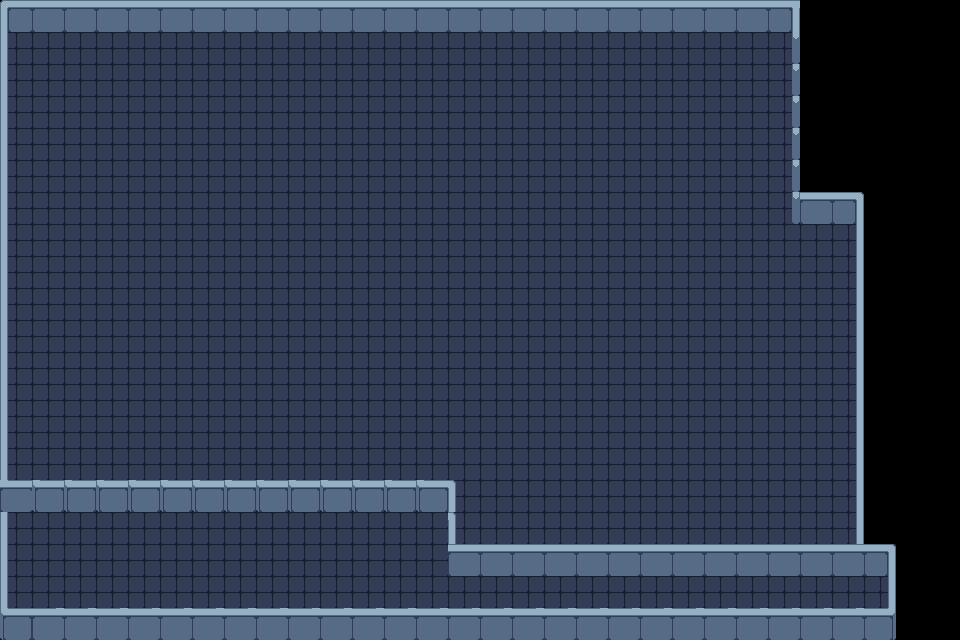

Tiled map render using the project's own tile images. Description and the whole map definition, tile-layer contents included, below:
An orthogonal 30x20 tile map with 32x32 px tiles, 2 tile layers (Floors, Walls).

<map version="1.10" tiledversion="1.11.2" orientation="orthogonal" renderorder="right-down" width="30" height="20" tilewidth="32" tileheight="32" infinite="0" nextlayerid="3" nextobjectid="1">
 <tileset firstgid="1" source="raw/map_00_tileset.tsx" />
 <layer id="2" name="Floors" width="30" height="20">
  <data encoding="csv">
0,0,0,0,0,0,0,0,0,0,0,0,0,0,0,0,0,0,0,0,0,0,0,0,0,0,0,0,0,0,
71,71,71,71,71,71,71,71,71,71,71,71,71,71,71,71,71,71,71,71,71,71,71,71,71,0,0,0,0,0,
71,71,71,71,71,71,71,71,71,71,71,71,71,71,71,71,71,71,71,71,71,71,71,71,71,0,0,0,0,0,
71,71,71,71,71,71,71,71,71,71,71,71,71,71,71,71,71,71,71,71,71,71,71,71,71,0,0,0,0,0,
71,71,71,71,71,71,71,71,71,71,71,71,71,71,71,71,71,71,71,71,71,71,71,71,71,0,0,0,0,0,
71,71,71,71,71,71,71,71,71,71,71,71,71,71,71,71,71,71,71,71,71,71,71,71,71,0,0,0,0,0,
71,71,71,71,71,71,71,71,71,71,71,71,71,71,71,71,71,71,71,71,71,71,71,71,71,0,0,0,0,0,
71,71,71,71,71,71,71,71,71,71,71,71,71,71,71,71,71,71,71,71,71,71,71,71,71,71,71,0,0,0,
71,71,71,71,71,71,71,71,71,71,71,71,71,71,71,71,71,71,71,71,71,71,71,71,71,71,71,0,0,0,
71,71,71,71,71,71,71,71,71,71,71,71,71,71,71,71,71,71,71,71,71,71,71,71,71,71,71,0,0,0,
71,71,71,71,71,71,71,71,71,71,71,71,71,71,71,71,71,71,71,71,71,71,71,71,71,71,71,0,0,0,
71,71,71,71,71,71,71,71,71,71,71,71,71,71,71,71,71,71,71,71,71,71,71,71,71,71,71,0,0,0,
71,71,71,71,71,71,71,71,71,71,71,71,71,71,71,71,71,71,71,71,71,71,71,71,71,71,71,0,0,0,
71,71,71,71,71,71,71,71,71,71,71,71,71,71,71,71,71,71,71,71,71,71,71,71,71,71,71,0,0,0,
71,71,71,71,71,71,71,71,71,71,71,71,71,71,71,71,71,71,71,71,71,71,71,71,71,71,71,0,0,0,
71,71,71,71,71,71,71,71,71,71,71,71,71,71,71,71,71,71,71,71,71,71,71,71,71,71,71,0,0,0,
71,71,71,71,71,71,71,71,71,71,71,71,71,71,71,71,71,71,71,71,71,71,71,71,71,71,71,0,0,0,
71,71,71,71,71,71,71,71,71,71,71,71,71,71,71,71,71,71,71,71,71,71,71,71,71,71,71,71,0,0,
71,71,71,71,71,71,71,71,71,71,71,71,71,71,71,71,71,71,71,71,71,71,71,71,71,71,71,71,0,0,
71,71,71,71,71,71,71,71,71,71,71,71,71,71,71,71,71,71,71,71,71,71,71,71,71,71,71,71,0,0
</data>
 </layer>
 <layer id="1" name="Walls" width="30" height="20">
  <data encoding="csv">
39,6,6,6,6,6,6,6,6,6,6,6,6,6,6,6,6,6,6,6,6,6,6,6,7,0,0,0,0,0,
76,0,0,0,0,0,0,0,0,0,0,0,0,0,0,0,0,0,0,0,0,0,0,0,45,0,0,0,0,0,
76,0,0,0,0,0,0,0,0,0,0,0,0,0,0,0,0,0,0,0,0,0,0,0,45,0,0,0,0,0,
76,0,0,0,0,0,0,0,0,0,0,0,0,0,0,0,0,0,0,0,0,0,0,0,45,0,0,0,0,0,
76,0,0,0,0,0,0,0,0,0,0,0,0,0,0,0,0,0,0,0,0,0,0,0,45,0,0,0,0,0,
76,0,0,0,0,0,0,0,0,0,0,0,0,0,0,0,0,0,0,0,0,0,0,0,45,0,0,0,0,0,
76,0,0,0,0,0,0,0,0,0,0,0,0,0,0,0,0,0,0,0,0,0,0,0,45,196,47,0,0,0,
76,0,0,0,0,0,0,0,0,0,0,0,0,0,0,0,0,0,0,0,0,0,0,0,0,0,84,0,0,0,
76,0,0,0,0,0,0,0,0,0,0,0,0,0,0,0,0,0,0,0,0,0,0,0,0,0,84,0,0,0,
76,0,0,0,0,0,0,0,0,0,0,0,0,0,0,0,0,0,0,0,0,0,0,0,0,0,84,0,0,0,
76,0,0,0,0,0,0,0,0,0,0,0,0,0,0,0,0,0,0,0,0,0,0,0,0,0,84,0,0,0,
76,0,0,0,0,0,0,0,0,0,0,0,0,0,0,0,0,0,0,0,0,0,0,0,0,0,84,0,0,0,
76,0,0,0,0,0,0,0,0,0,0,0,0,0,0,0,0,0,0,0,0,0,0,0,0,0,84,0,0,0,
298,0,0,0,0,0,0,0,0,0,0,0,0,0,0,0,0,0,0,0,0,0,0,0,0,0,84,0,0,0,
298,0,0,0,0,0,0,0,0,0,0,0,0,0,0,0,0,0,0,0,0,0,0,0,0,0,84,0,0,0,
261,335,335,335,335,335,335,335,335,335,335,335,335,335,336,0,0,0,0,0,0,0,0,0,0,0,84,0,0,0,
298,0,0,0,0,0,0,0,0,0,0,0,0,0,336,0,0,0,0,0,0,0,0,0,0,0,84,0,0,0,
298,0,0,0,0,0,0,0,0,0,0,0,0,0,376,376,376,376,376,376,376,376,376,376,376,376,376,47,0,0,
298,0,0,0,0,0,0,0,0,0,0,0,0,0,0,0,0,0,0,0,0,0,0,0,0,0,0,84,0,0,
335,378,378,378,378,378,378,378,378,378,378,378,378,378,378,378,378,378,378,378,378,378,378,378,378,378,378,343,0,0
</data>
 </layer>
</map>
